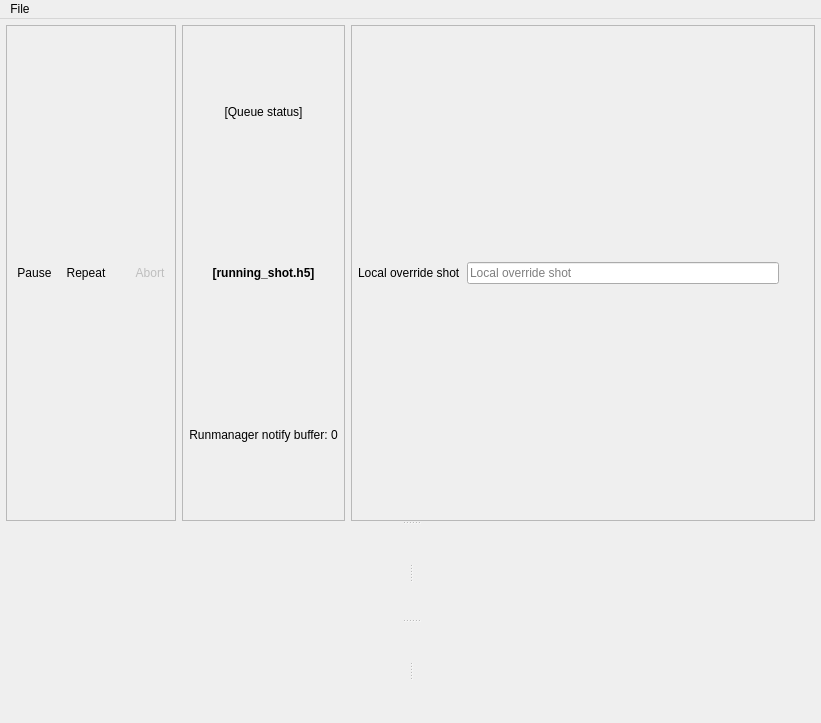
<?xml version="1.0" encoding="UTF-8"?>
<ui version="4.0">
 <class>BLACS</class>
 <widget class="QMainWindow" name="BLACS">
  <property name="geometry">
   <rect>
    <x>0</x>
    <y>0</y>
    <width>821</width>
    <height>723</height>
   </rect>
  </property>
  <property name="windowTitle">
   <string>blacs - the labscript suite</string>
  </property>
  <property name="windowIcon">
   <iconset resource="../../../../usr/local/lib/python2.7/dist-packages/qtutils/icons/icons.qrc">
    <normaloff>:/qtutils/custom/blacs.png</normaloff>:/qtutils/custom/blacs.png</iconset>
  </property>
  <widget class="QWidget" name="centralwidget">
   <property name="styleSheet">
    <string notr="true">QPushButton {
     border: none;
     padding: 4px;
 }

QPushButton:hover {
     background-color: qlineargradient(x1: 0, y1: 0, x2: 0, y2: 1,
                                       stop: 0 palette(light), stop: 1 palette(window));
     border: 1px solid palette(dark);
     border-radius: 3px;
 }

 QPushButton:pressed {
     background-color: qlineargradient(x1: 0, y1: 0, x2: 0, y2: 1,
                                       stop: 0 palette(window), stop: 1 palette(light));
     border: 1px solid palette(dark);
     border-radius: 3px;
 }

QPushButton:checked {
     background-color: palette(window);
     border: 1px solid palette(dark);
     border-radius: 3px;
 }

QPushButton:hover:checked {
     background-color: qlineargradient(x1: 0, y1: 0, x2: 0, y2: 1,
                                       stop: 0 palette(window), stop: 1 palette(light));
     border: 1px solid palette(dark);
     border-radius: 3px;
 }

QToolButton {
     border: none;
     padding: 2px;
 }

QToolButton:hover {
     background-color: qlineargradient(x1: 0, y1: 0, x2: 0, y2: 1,
                                       stop: 0 palette(light), stop: 1 palette(window));
     border: 1px solid palette(dark);
     border-radius: 3px;
 }

 QToolButton:pressed {
     background-color: qlineargradient(x1: 0, y1: 0, x2: 0, y2: 1,
                                       stop: 0 palette(window), stop: 1 palette(light));
     border: 1px solid palette(dark);
     border-radius: 3px;
 }

QToolButton:checked {
     background-color: palette(window);
     border: 1px solid palette(dark);
     border-radius: 3px;
 }

QToolButton:hover:checked {
     background-color: qlineargradient(x1: 0, y1: 0, x2: 0, y2: 1,
                                       stop: 0 palette(window), stop: 1 palette(light));
     border: 1px solid palette(dark);
     border-radius: 3px;
 }
</string>
   </property>
   <layout class="QVBoxLayout" name="verticalLayout_13">
    <property name="spacing">
     <number>0</number>
    </property>
    <property name="margin">
     <number>6</number>
    </property>
    <item>
     <layout class="QVBoxLayout" name="notifications">
      <property name="sizeConstraint">
       <enum>QLayout::SetMinimumSize</enum>
      </property>
      <item>
       <layout class="QHBoxLayout" name="notifications_minimized">
        <property name="spacing">
         <number>3</number>
        </property>
        <property name="sizeConstraint">
         <enum>QLayout::SetMinimumSize</enum>
        </property>
        <item>
         <spacer name="horizontalSpacer_6">
          <property name="orientation">
           <enum>Qt::Horizontal</enum>
          </property>
          <property name="sizeType">
           <enum>QSizePolicy::Expanding</enum>
          </property>
          <property name="sizeHint" stdset="0">
           <size>
            <width>40</width>
            <height>0</height>
           </size>
          </property>
         </spacer>
        </item>
       </layout>
      </item>
     </layout>
    </item>
    <item>
     <layout class="QVBoxLayout" name="verticalLayout_12">
      <item>
       <widget class="QSplitter" name="main_splitter">
        <property name="sizePolicy">
         <sizepolicy hsizetype="Expanding" vsizetype="Expanding">
          <horstretch>0</horstretch>
          <verstretch>0</verstretch>
         </sizepolicy>
        </property>
        <property name="orientation">
         <enum>Qt::Vertical</enum>
        </property>
        <widget class="QWidget" name="verticalLayoutWidget_2">
         <layout class="QVBoxLayout" name="verticalLayout_10">
          <property name="sizeConstraint">
           <enum>QLayout::SetMinimumSize</enum>
          </property>
          <item>
           <layout class="QGridLayout" name="gridLayout">
            <item row="0" column="0">
             <layout class="QHBoxLayout" name="top_status_row_horizontalLayout">
              <property name="spacing">
               <number>6</number>
              </property>
              <item>
               <widget class="QFrame" name="queue_controls_frame">
                <property name="frameShape">
                 <enum>QFrame::StyledPanel</enum>
                </property>
                <layout class="QVBoxLayout" name="verticalLayout">
                 <property name="margin">
                  <number>6</number>
                 </property>
                 <item>
                  <layout class="QHBoxLayout" name="queue_control_buttons_horizontalLayout">
                   <property name="spacing">
                    <number>6</number>
                   </property>
                   <property name="leftMargin">
                    <number>0</number>
                   </property>
                   <property name="topMargin">
                    <number>0</number>
                   </property>
                   <property name="rightMargin">
                    <number>0</number>
                   </property>
                   <item>
                    <widget class="QPushButton" name="queue_pause_button">
                     <property name="focusPolicy">
                      <enum>Qt::NoFocus</enum>
                     </property>
                     <property name="toolTip">
                      <string>Pause the queue</string>
                     </property>
                     <property name="text">
                      <string>Pause</string>
                     </property>
                     <property name="icon">
                      <iconset resource="../../../../usr/local/lib/python2.7/dist-packages/qtutils/icons/icons.qrc">
                       <normaloff>:/qtutils/fugue/control-pause.png</normaloff>:/qtutils/fugue/control-pause.png</iconset>
                     </property>
                     <property name="checkable">
                      <bool>true</bool>
                     </property>
                     <property name="checked">
                      <bool>false</bool>
                     </property>
                    </widget>
                   </item>
                   <item>
                    <layout class="QHBoxLayout" name="horizontalLayout_2">
                     <property name="spacing">
                      <number>0</number>
                     </property>
                     <property name="leftMargin">
                      <number>0</number>
                     </property>
                     <item>
                      <widget class="QPushButton" name="queue_repeat_button">
                       <property name="focusPolicy">
                        <enum>Qt::NoFocus</enum>
                       </property>
                       <property name="toolTip">
                        <string>Re-add shots to the end of the queue after completion</string>
                       </property>
                       <property name="text">
                        <string>Repeat</string>
                       </property>
                       <property name="icon">
                        <iconset resource="../../../../usr/local/lib/python2.7/dist-packages/qtutils/icons/icons.qrc">
                         <normaloff>:/qtutils/fugue/arrow-repeat.png</normaloff>:/qtutils/fugue/arrow-repeat.png</iconset>
                       </property>
                       <property name="checkable">
                        <bool>true</bool>
                       </property>
                      </widget>
                     </item>
                     <item>
                      <widget class="QToolButton" name="repeat_mode_select_button">
                       <property name="toolTip">
                        <string>Select repeat mode</string>
                       </property>
                       <property name="text">
                        <string/>
                       </property>
                       <property name="icon">
                        <iconset resource="../../../../usr/local/lib/python2.7/dist-packages/qtutils/icons/icons.qrc">
                         <normaloff>:/qtutils/fugue/control-270.png</normaloff>:/qtutils/fugue/control-270.png</iconset>
                       </property>
                       <property name="iconSize">
                        <size>
                         <width>8</width>
                         <height>19</height>
                        </size>
                       </property>
                       <property name="popupMode">
                        <enum>QToolButton::InstantPopup</enum>
                       </property>
                       <property name="arrowType">
                        <enum>Qt::NoArrow</enum>
                       </property>
                      </widget>
                     </item>
                    </layout>
                   </item>
                   <item>
                    <widget class="QPushButton" name="queue_abort_button">
                     <property name="enabled">
                      <bool>false</bool>
                     </property>
                     <property name="focusPolicy">
                      <enum>Qt::NoFocus</enum>
                     </property>
                     <property name="toolTip">
                      <string>Abort current shot in progress</string>
                     </property>
                     <property name="text">
                      <string>Abort</string>
                     </property>
                     <property name="icon">
                      <iconset resource="../../../../usr/local/lib/python2.7/dist-packages/qtutils/icons/icons.qrc">
                       <normaloff>:/qtutils/fugue/cross-octagon.png</normaloff>:/qtutils/fugue/cross-octagon.png</iconset>
                     </property>
                    </widget>
                   </item>
                  </layout>
                 </item>
                </layout>
               </widget>
              </item>
              <item>
               <widget class="QFrame" name="queue_status_frame">
                <property name="frameShape">
                 <enum>QFrame::StyledPanel</enum>
                </property>
                <layout class="QVBoxLayout" name="queue_status_verticalLayout">
                 <property name="spacing">
                  <number>3</number>
                 </property>
                 <property name="leftMargin">
                  <number>6</number>
                 </property>
                 <property name="topMargin">
                  <number>6</number>
                 </property>
                 <property name="rightMargin">
                  <number>6</number>
                 </property>
                 <property name="bottomMargin">
                  <number>6</number>
                 </property>
                 <item>
                  <widget class="QLabel" name="queue_status">
                   <property name="text">
                    <string>[Queue status]</string>
                   </property>
                   <property name="alignment">
                    <set>Qt::AlignCenter</set>
                   </property>
                  </widget>
                 </item>
                 <item>
                 <widget class="QLabel" name="running_shot_name">
                   <property name="text">
                    <string>&lt;b&gt;[running_shot.h5]&lt;/b&gt;</string>
                   </property>
                   <property name="alignment">
                    <set>Qt::AlignCenter</set>
                   </property>
                  </widget>
                 </item>
                 <item>
                  <widget class="QLabel" name="runmanager_notify_buffer_label">
                   <property name="text">
                    <string>Runmanager notify buffer: 0</string>
                   </property>
                   <property name="alignment">
                    <set>Qt::AlignCenter</set>
                   </property>
                  </widget>
                 </item>
                </layout>
               </widget>
              </item>
              <item>
               <widget class="QFrame" name="local_override_frame">
                <property name="sizePolicy">
                 <sizepolicy hsizetype="Expanding" vsizetype="Preferred">
                  <horstretch>1</horstretch>
                  <verstretch>0</verstretch>
                 </sizepolicy>
                </property>
                <property name="frameShape">
                 <enum>QFrame::StyledPanel</enum>
                </property>
                <layout class="QHBoxLayout" name="local_override_horizontalLayout">
                 <property name="spacing">
                  <number>6</number>
                 </property>
                 <property name="leftMargin">
                  <number>6</number>
                 </property>
                 <property name="topMargin">
                  <number>6</number>
                 </property>
                 <property name="rightMargin">
                  <number>6</number>
                 </property>
                 <property name="bottomMargin">
                  <number>6</number>
                 </property>
                 <item>
                  <widget class="QLabel" name="local_override_label">
                   <property name="text">
                    <string>Local override shot</string>
                   </property>
                  </widget>
                 </item>
                 <item>
                  <widget class="QLineEdit" name="local_override_lineEdit">
                   <property name="sizePolicy">
                    <sizepolicy hsizetype="Expanding" vsizetype="Fixed">
                     <horstretch>1</horstretch>
                     <verstretch>0</verstretch>
                    </sizepolicy>
                   </property>
                   <property name="toolTip">
                    <string>Local shot file to run once before BLACS returns to requesting shots from runmanager</string>
                   </property>
                   <property name="placeholderText">
                    <string>Local override shot</string>
                   </property>
                   <property name="clearButtonEnabled">
                    <bool>true</bool>
                   </property>
                  </widget>
                 </item>
                 <item>
                  <widget class="QToolButton" name="local_override_browse_button">
                   <property name="toolTip">
                    <string>Load local override shot</string>
                   </property>
                   <property name="text">
                    <string/>
                   </property>
                   <property name="icon">
                    <iconset resource="../../../../usr/local/lib/python2.7/dist-packages/qtutils/icons/icons.qrc">
                     <normaloff>:/qtutils/fugue/plus.png</normaloff>:/qtutils/fugue/plus.png</iconset>
                   </property>
                  </widget>
                 </item>
                </layout>
               </widget>
              </item>
             </layout>
            </item>
           </layout>
          </item>
         </layout>
        </widget>
        <widget class="QSplitter" name="tab_horizontal_splitter">
         <property name="sizePolicy">
          <sizepolicy hsizetype="Expanding" vsizetype="Expanding">
           <horstretch>0</horstretch>
           <verstretch>0</verstretch>
          </sizepolicy>
         </property>
         <property name="orientation">
          <enum>Qt::Vertical</enum>
         </property>
         <widget class="QSplitter" name="tab_top_vertical_splitter">
          <property name="sizePolicy">
           <sizepolicy hsizetype="Expanding" vsizetype="Expanding">
            <horstretch>0</horstretch>
            <verstretch>0</verstretch>
           </sizepolicy>
          </property>
          <property name="orientation">
           <enum>Qt::Horizontal</enum>
          </property>
          <widget class="QWidget" name="widget_2" native="true">
           <layout class="QVBoxLayout" name="verticalLayout_3">
            <property name="margin">
             <number>6</number>
            </property>
            <item>
             <layout class="QVBoxLayout" name="tab_container_0"/>
            </item>
           </layout>
          </widget>
          <widget class="QWidget" name="widget_5" native="true">
           <layout class="QVBoxLayout" name="verticalLayout_4">
            <property name="margin">
             <number>6</number>
            </property>
            <item>
             <layout class="QVBoxLayout" name="tab_container_1"/>
            </item>
           </layout>
          </widget>
         </widget>
         <widget class="QSplitter" name="tab_bottom_vertical_splitter">
          <property name="sizePolicy">
           <sizepolicy hsizetype="Expanding" vsizetype="Expanding">
            <horstretch>0</horstretch>
            <verstretch>0</verstretch>
           </sizepolicy>
          </property>
          <property name="orientation">
           <enum>Qt::Horizontal</enum>
          </property>
          <widget class="QWidget" name="widget_3" native="true">
           <layout class="QVBoxLayout" name="verticalLayout_6">
            <property name="margin">
             <number>6</number>
            </property>
            <item>
             <layout class="QVBoxLayout" name="tab_container_2"/>
            </item>
           </layout>
          </widget>
          <widget class="QWidget" name="widget_6" native="true">
           <layout class="QVBoxLayout" name="verticalLayout_8">
            <property name="margin">
             <number>6</number>
            </property>
            <item>
             <layout class="QVBoxLayout" name="tab_container_3"/>
            </item>
           </layout>
          </widget>
         </widget>
        </widget>
       </widget>
      </item>
     </layout>
    </item>
   </layout>
  </widget>
  <widget class="QMenuBar" name="menubar">
   <property name="geometry">
    <rect>
     <x>0</x>
     <y>0</y>
     <width>821</width>
     <height>25</height>
    </rect>
   </property>
   <widget class="QMenu" name="menuFile">
    <property name="title">
     <string>File</string>
    </property>
    <addaction name="actionAdd_to_queue"/>
    <addaction name="actionOpen"/>
    <addaction name="actionSave"/>
    <addaction name="separator"/>
    <addaction name="actionOpenPreferences"/>
    <addaction name="separator"/>
    <addaction name="actionExit"/>
   </widget>
   <addaction name="menuFile"/>
  </widget>
  <action name="actionOpen">
   <property name="icon">
    <iconset resource="../../../../usr/local/lib/python2.7/dist-packages/qtutils/icons/icons.qrc">
     <normaloff>:/qtutils/fugue/folder-open.png</normaloff>:/qtutils/fugue/folder-open.png</iconset>
   </property>
   <property name="text">
    <string>Load front-panel</string>
   </property>
  </action>
  <action name="actionSave">
   <property name="icon">
    <iconset resource="../../../../usr/local/lib/python2.7/dist-packages/qtutils/icons/icons.qrc">
     <normaloff>:/qtutils/fugue/disk.png</normaloff>:/qtutils/fugue/disk.png</iconset>
   </property>
   <property name="text">
    <string>Save front-panel</string>
   </property>
  </action>
  <action name="actionExit">
   <property name="icon">
    <iconset resource="../../../../usr/local/lib/python2.7/dist-packages/qtutils/icons/icons.qrc">
     <normaloff>:/qtutils/fugue/cross-button.png</normaloff>:/qtutils/fugue/cross-button.png</iconset>
   </property>
   <property name="text">
    <string>Exit</string>
   </property>
  </action>
  <action name="actionOpenPreferences">
   <property name="icon">
    <iconset resource="../../../../usr/local/lib/python2.7/dist-packages/qtutils/icons/icons.qrc">
     <normaloff>:/qtutils/fugue/gear.png</normaloff>:/qtutils/fugue/gear.png</iconset>
   </property>
   <property name="text">
    <string>Preferences</string>
   </property>
  </action>
  <action name="actionAdd_to_queue">
   <property name="icon">
    <iconset resource="../../../../usr/local/lib/python2.7/dist-packages/qtutils/icons/icons.qrc">
     <normaloff>:/qtutils/fugue/plus.png</normaloff>:/qtutils/fugue/plus.png</iconset>
   </property>
   <property name="text">
    <string>Load local shot</string>
   </property>
  </action>
  <action name="actionEdit_Connection_Table">
   <property name="text">
    <string>Edit</string>
   </property>
  </action>
  <action name="actionSelect_Globals">
   <property name="text">
    <string>Select Globals</string>
   </property>
  </action>
  <action name="actionRecompile">
   <property name="text">
    <string>Recompile</string>
   </property>
  </action>
 </widget>
 <customwidgets>
  <customwidget>
   <class>QueueTreeview</class>
   <extends>QTreeView</extends>
   <header>qtutils/widgets.h</header>
  </customwidget>
 </customwidgets>
 <resources>
  <include location="../../../../usr/local/lib/python2.7/dist-packages/qtutils/icons/icons.qrc"/>
 </resources>
 <connections>
  <connection>
   <sender>actionExit</sender>
   <signal>triggered()</signal>
   <receiver>BLACS</receiver>
   <slot>close()</slot>
   <hints>
    <hint type="sourcelabel">
     <x>-1</x>
     <y>-1</y>
    </hint>
    <hint type="destinationlabel">
     <x>360</x>
     <y>299</y>
    </hint>
   </hints>
  </connection>
 </connections>
</ui>
